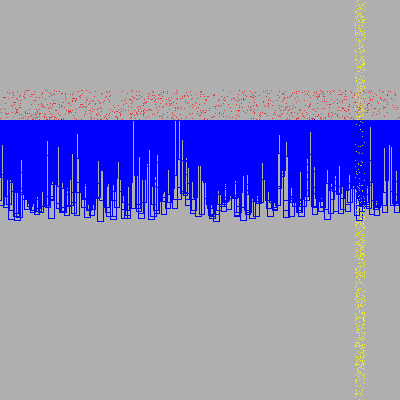
Frame 1 (no input)
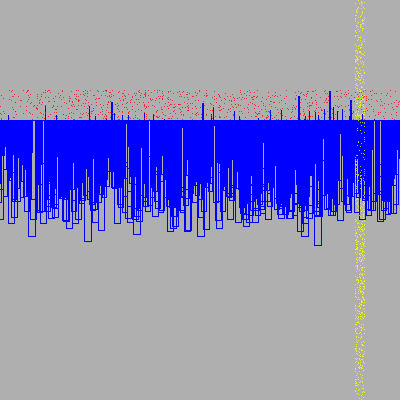
Frame 60 (the mouse pressed at the canvas centre just before this capture)
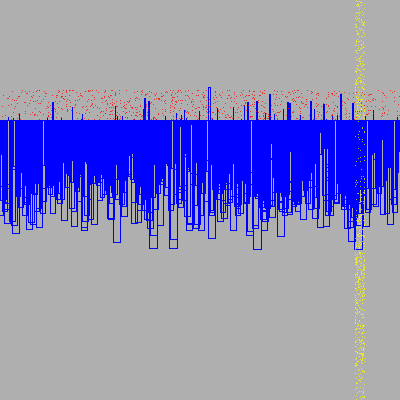
Frame 120 (the mouse held since frame 60 and released just before this capture)

The Processing sketch that drew these frames (run headless with seeded random() and noise(); from frame 60 on, the mouse is pressed at the canvas centre):

// Processing sketch: processing_40923
// ── processing_40923.pde

int num = 1000; //number of particles and rectangles at during one frame 

Barrier [] myBarrier = new Barrier [num]; //don't know why i called this barrier

void setup () {
  size(400, 400);


  for (int i=0; i<myBarrier.length; i++) { //iputting array
    myBarrier [i] = new Barrier ();
  }
}

void draw () {
  background(175, 175, 175);
  for ( int i=0; i<myBarrier.length; i++) {
    myBarrier[i].parameters();
    myBarrier[i].execute();
  }
}

class Barrier {

  int x = int (random(width)); //setting up parameters so points are spread across canvas
  int y = int (random(width)); //setting up parameters so points are spread across canvas

  Barrier() { 
  }

  void parameters () {
    x = x + int(random(-10, 10)); 
    y = y + int(random(-10, 10));
  }

  void execute () { //primary color composition
    stroke(255, 0, 0);
    point (x, random(90, 120)); //horizontal band of red particles
    stroke(255, 255, 0);
    point (random(355, 365), y); //vertical band of yellow particles
    stroke(0, 0, 255);
    noFill();
    rect(y, 120, (x)/64, x/4); //strong emphasis of rectangles towards the bottom of canvas
  }
}
